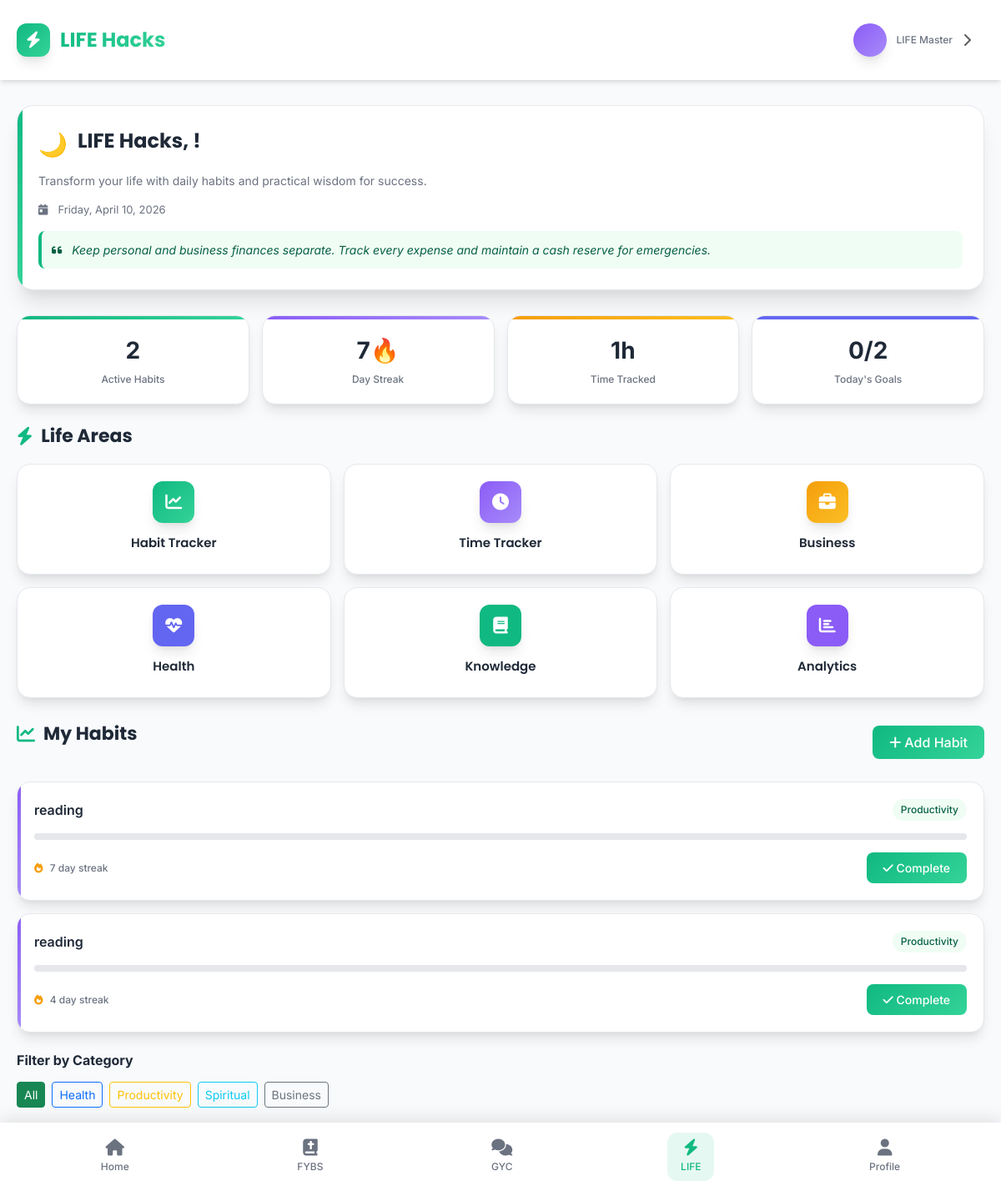
Screenshot of /life.php (signed in) with the database file from the repository.
### tables this page shows
CREATE TABLE `life_habits` (
  `id` int(11) NOT NULL,
  `user_id` int(11) DEFAULT NULL,
  `name` varchar(100) NOT NULL,
  `habit_name` varchar(100) NOT NULL,
  `category` enum('health','productivity','spiritual','business','finance') NOT NULL,
  `frequency` enum('daily','weekly','monthly') DEFAULT 'daily',
  `target_value` int(11) DEFAULT 1,
  `current_streak` int(11) DEFAULT 0,
  `longest_streak` int(11) DEFAULT 0,
  `is_active` tinyint(1) DEFAULT 1,
  `created_at` timestamp NOT NULL DEFAULT current_timestamp()
);

### life.php (the view, shortened to what this page needs)
<?php
include "config.php";
$user_id = $_SESSION['user_id'];
if (isset($_SESSION['full_name']) && !empty($_SESSION['full_name'])) {
    $user_name = $_SESSION['full_name'];
} elseif (isset($_SESSION['email'])) {
    $email = $_SESSION['email'];
    $name_part = explode('@', $email)[0];
    $user_name = ucwords(str_replace('.', ' ', $name_part));
} else {
    $user_name = "User";
}
$first_name = explode(' ', $user_name)[0];
$current_hour = date('H');
if ($current_hour < 12) {
    $greeting = "Good Morning";
    $greeting_icon = "☀️";
} elseif ($current_hour < 17) {
    $greeting = "Good Afternoon";
    $greeting_icon = "🌤️";
} else {
    $greeting_icon = "🌙";
}
$day_of_week = date('l');
$date = date('F j, Y');
$active_habits = 0;
$current_streak = 0;
$time_tracked = 0;
$completed_today = 0;
$habits_sql = "SELECT COUNT(*) as count FROM life_habits WHERE user_id = $user_id AND is_active = 1";
$habits_result = mysqli_query($conn, $habits_sql);
if ($habits_result) {
    $habits_row = mysqli_fetch_assoc($habits_result);
    $active_habits = $habits_row['count'];
}
$streak_sql = "SELECT MAX(current_streak) as streak FROM life_habits WHERE user_id = $user_id";
$streak_result = mysqli_query($conn, $streak_sql);
if ($streak_result) {
    $streak_row = mysqli_fetch_assoc($streak_result);
    $current_streak = $streak_row['streak'] ?: 0;
}
$time_sql = "SELECT SUM(duration_minutes) as total_minutes FROM life_time_tracking WHERE user_id = $user_id";
$time_result = mysqli_query($conn, $time_sql);
if ($time_result) {
    $time_row = mysqli_fetch_assoc($time_result);
    $time_tracked = $time_row['total_minutes'] ? round($time_row['total_minutes'] / 60, 1) : 0;
}
$today = date('Y-m-d');
$completed_sql = "SELECT COUNT(DISTINCT hl.habit_id) as count FROM habit_logs hl
                  JOIN life_habits lh ON hl.habit_id = lh.id
                  WHERE hl.user_id = $user_id AND hl.completed_date = '$today'";
$completed_result = mysqli_query($conn, $completed_sql);
if ($completed_result) {
    $completed_row = mysqli_fetch_assoc($completed_result);
    $completed_today = $completed_row['count'];
}
$quotes_sql = "SELECT content FROM life_business_tips WHERE is_featured = 1
               UNION
               SELECT content FROM life_health_tips WHERE is_featured = 1
               ORDER BY RAND() LIMIT 1";
$quotes_result = mysqli_query($conn, $quotes_sql);
if ($quotes_result && mysqli_num_rows($quotes_result) > 0) {
    $quote_row = mysqli_fetch_assoc($quotes_result);
    $daily_quote = $quote_row['content'];
}
?>
<!DOCTYPE html>
<html lang="en">
<head>
    <link href="https://cdn.jsdelivr.net/npm/bootstrap@5.3.2/dist/css/bootstrap.min.css" rel="stylesheet">
    <link rel="stylesheet" href="https://cdnjs.cloudflare.com/ajax/libs/font-awesome/6.4.0/css/all.min.css">
</head>
<body>
    <header class="main-header">
        <div class="header-content">
            <div class="app-logo">
                <div class="logo-icon">
                    <i class="fas fa-bolt"></i>
                </div>
                <div class="logo-text">LIFE Hacks</div>
            </div>
            <div class="user-profile" onclick="window.location.href='profile.php'">
                <div class="user-avatar">
                </div>
                <div class="user-info">
                    <div class="user-role">LIFE Master</div>
                </div>
                <i class="fas fa-chevron-right text-muted"></i>
            </div>
        </div>
    </header>
    <main class="main-container">
        <section class="welcome-section">
            <div class="welcome-card">
                <div class="greeting-text">
                    <span class="greeting-icon"><?php echo $greeting_icon; ?></span>
                    <h1 class="greeting-title">LIFE Hacks, <?php echo htmlspecialchars($first_name); ?>!</h1>
                </div>
                <p class="greeting-subtitle">Transform your life with daily habits and practical wisdom for success.</p>
                <div class="date-info">
                    <i class="fas fa-calendar-day"></i>
                    <span><?php echo $day_of_week; ?>, <?php echo $date; ?></span>
                </div>
                <div class="daily-quote">
                    <i class="fas fa-quote-left me-2"></i>
                    <?php echo $daily_quote; ?>
                </div>
            </div>
        </section>
        <section class="stats-section">
            <div class="stats-grid">
                <div class="stat-card">
                    <div class="stat-value" id="activeHabits"><?php echo $active_habits; ?></div>
                    <div class="stat-label">Active Habits</div>
                </div>
                <div class="stat-card">
                    <div class="stat-value" id="currentStreak"><?php echo $current_streak; ?>🔥</div>
                    <div class="stat-label">Day Streak</div>
                </div>
                <div class="stat-card">
                    <div class="stat-value" id="timeTracked"><?php echo $time_tracked; ?>h</div>
                    <div class="stat-label">Time Tracked</div>
                </div>
                <div class="stat-card">
                    <div class="stat-value" id="completedToday"><?php echo $completed_today; ?>/<?php echo $active_habits; ?></div>
                    <div class="stat-label">Today's Goals</div>
                </div>
            </div>
        </section>
        <section class="actions-section">
            <h2 class="section-title">
                <i class="fas fa-bolt"></i>
                Life Areas
            </h2>
            <div class="actions-grid">
                <div class="action-card" onclick="showTab('habits')">
                    <div class="action-icon">
                        <i class="fas fa-chart-line"></i>
                    </div>
                    <h3 class="action-title">Habit Tracker</h3>
                </div>
                <div class="action-card" onclick="showTab('time')">
                    <div class="action-icon">
                        <i class="fas fa-clock"></i>
                    </div>
                    <h3 class="action-title">Time Tracker</h3>
                </div>
                <div class="action-card" onclick="showTab('business')">
                    <div class="action-icon">
                        <i class="fas fa-briefcase"></i>
                    </div>
                    <h3 class="action-title">Business</h3>
                </div>
                <div class="action-card" onclick="showTab('health')">
                    <div class="action-icon">
                        <i class="fas fa-heartbeat"></i>
                    </div>
                    <h3 class="action-title">Health</h3>
                </div>
                <div class="action-card" onclick="showTab('knowledge')">
                    <div class="action-icon">
                        <i class="fas fa-book"></i>
                    </div>
                    <h3 class="action-title">Knowledge</h3>
                </div>
                <div class="action-card" onclick="showTab('analytics')">
                    <div class="action-icon">
                        <i class="fas fa-chart-bar"></i>
                    </div>
                    <h3 class="action-title">Analytics</h3>
                </div>
            </div>
        </section>
        <div id="tabContent">
            <div class="tab-content active" id="habitsTab">
                <div class="d-flex justify-content-between align-items-center mb-4">
                    <h3 class="section-title">
                        <i class="fas fa-chart-line"></i>
                        My Habits
                    </h3>
                    <button class="btn btn-success" onclick="showAddHabitModal()">
                        <i class="fas fa-plus me-1"></i>Add Habit
                    </button>
                </div>
                <div id="habitsList">
                    <?php
                    $user_habits_sql = "SELECT * FROM life_habits WHERE user_id = $user_id AND is_active = 1 ORDER BY created_at DESC";
                    $user_habits_result = mysqli_query($conn, $user_habits_sql);
                    if (mysqli_num_rows($user_habits_result) > 0) {
                        while ($habit = mysqli_fetch_assoc($user_habits_result)) {
                            $today_check_sql = "SELECT id FROM habit_logs WHERE habit_id = {$habit['id']} AND completed_date = '$today'";
                            $today_check_result = mysqli_query($conn, $today_check_sql);
                            $is_completed_today = mysqli_num_rows($today_check_result) > 0;
                            $category_class = $habit['category'];
                            $category_names = [
                                'health' => 'Health',
                                'productivity' => 'Productivity',
                                'spiritual' => 'Spiritual',
                                'business' => 'Business',
                                'finance' => 'Finance'
                            ];
                            ?>
                            <div class="habit-card <?php echo $category_class; ?>">
                                <div class="habit-header">
                                    <div class="habit-title"><?php echo htmlspecialchars($habit['habit_name'] ?: $habit['name']); ?></div>
                                    <span class="habit-category"><?php echo $category_names[$habit['category']]; ?></span>
                                </div>
                                <div class="habit-progress">
                                    <div class="progress-bar">
                                    </div>
                                </div>
                                <div class="habit-actions">
                                    <div class="habit-streak">
                                        <i class="fas fa-fire"></i> <?php echo $habit['current_streak']; ?> day streak
                                    </div>
                                    <button class="btn btn-success btn-sm" onclick="completeHabit(<?php echo $habit['id']; ?>)">
                                        <i class="fas fa-check"></i> <?php echo $is_completed_today ? 'Completed' : 'Complete'; ?>
                                    </button>
                                </div>
                            </div>
                            <?php
                        }
                    }
                    ?>
                </div>
                <div class="mt-4">
                    <h6 class="fw-bold mb-3">Filter by Category</h6>
                    <div class="d-flex flex-wrap gap-2">
                        <button class="btn btn-sm btn-outline-success active" onclick="filterHabits('all')">All</button>
                        <button class="btn btn-sm btn-outline-primary" onclick="filterHabits('health')">Health</button>
                        <button class="btn btn-sm btn-outline-warning" onclick="filterHabits('productivity')">Productivity</button>
                        <button class="btn btn-sm btn-outline-info" onclick="filterHabits('spiritual')">Spiritual</button>
                        <button class="btn btn-sm btn-outline-secondary" onclick="filterHabits('business')">Business</button>
                    </div>
                </div>
            </div>
        </div>
    </main>
    <nav class="bottom-nav">
        <div class="nav-items">
            <a href="index.php" class="nav-item">
                <i class="fas fa-home nav-icon"></i>
                <span class="nav-label">Home</span>
            </a>
            <a href="fybs.php" class="nav-item">
                <i class="fas fa-book-bible nav-icon"></i>
                <span class="nav-label">FYBS</span>
            </a>
            <a href="gyc.php" class="nav-item">
                <i class="fas fa-comments nav-icon"></i>
                <span class="nav-label">GYC</span>
            </a>
            <a href="life.php" class="nav-item active">
                <i class="fas fa-bolt nav-icon"></i>
                <span class="nav-label">LIFE</span>
            </a>
            <a href="profile.php" class="nav-item">
                <i class="fas fa-user nav-icon"></i>
                <span class="nav-label">Profile</span>
            </a>
        </div>
    </nav>
</body>
</html>

### rows the page displays
life_habits: name "reading", category "Productivity", current_streak "7"
life_habits: habit_name "reading", category "Productivity", current_streak "4"

### other values shown
$greeting_icon "🌙"
$date "April 10, 2026"
$daily_quote "Keep personal and business finances separate. Track every expense and maintain a cash reserve for emergencies."
$active_habits "2"
$current_streak "7"
$time_tracked "1"
$completed_today "0"
